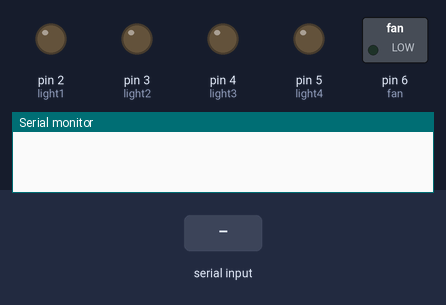
Simulated run of this sketch. Board: Arduino Uno, built with avr-gcc and run on an emulated ATmega328P. On the bench: switched loads named in the sketch (green lamp = pin HIGH), output pins drawn as LEDs (lit = HIGH), the last lines printed to the serial monitor. The inputs (shaded band) are chosen by the test bench.

Above: at 1.2 s.
1.3 s: "*1" received over Serial
At 2.4 s:
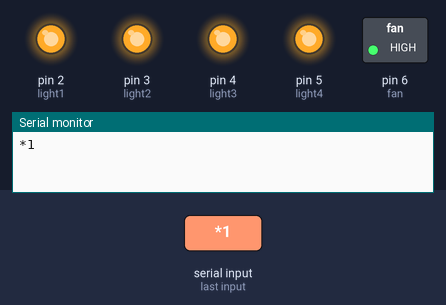
2.8 s: "*8" received over Serial
At 3.5 s:
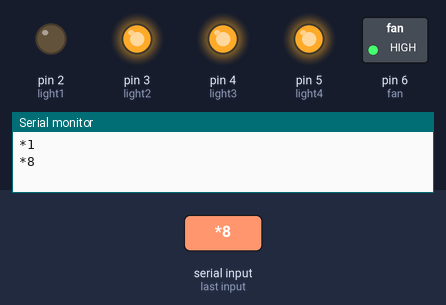
4.3 s: "*2" received over Serial
At 4.6 s:
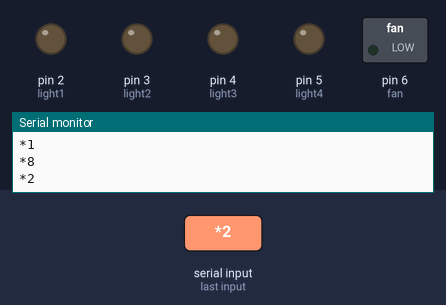
5.8 s: "*3" received over Serial
At 7.0 s:
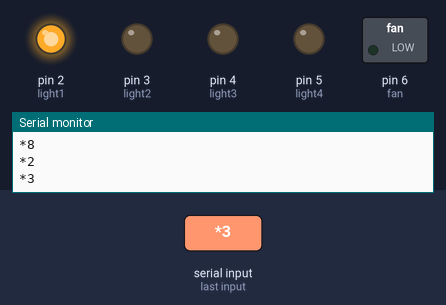
7.3 s: "*4" received over Serial
At 8.1 s:
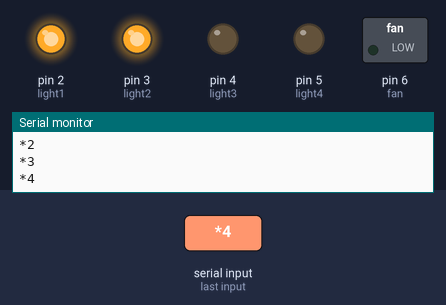
8.8 s: "*5" received over Serial
At 9.3 s:
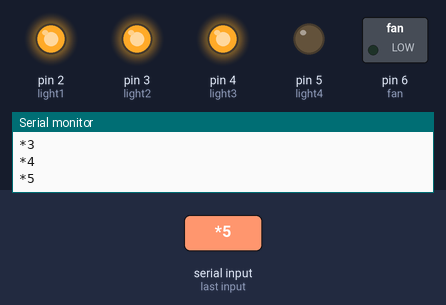
Timing chart, 0 to 11.3 s (numbered marks = the images above; inputs shaded):
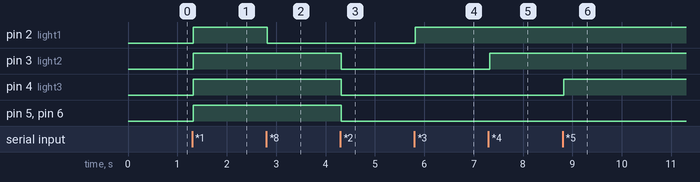

The sketch:

voice_control_load_eee7.ino
```cpp
String voice;

int light1=2;
int light2= 3;
int light3= 4;
int light4= 5;
int fan=6;

void allon() {
digitalWrite(light1, HIGH);

digitalWrite(light2, HIGH);
digitalWrite(light3, HIGH);
digitalWrite(light4, HIGH);
digitalWrite(fan, HIGH);

}

void alloff() {

digitalWrite(light1, LOW);

digitalWrite(light2, LOW);

digitalWrite(light3, LOW);

digitalWrite(light4, LOW);
digitalWrite(fan, LOW);

}

void setup() {

Serial.begin(9600);

pinMode(light1, OUTPUT);

pinMode(light2, OUTPUT);
pinMode(light3, OUTPUT);
pinMode(light4, OUTPUT);
pinMode(fan, OUTPUT);

}

void loop() {

while (Serial.available()){ //Check if there is an available byte to read

delay(10); //Delay added to make thing stable

char c = Serial.read(); //Conduct a serial read

if (c == '#') {break;} //Exit the loop when the # is detected after the word

voice += c; //Shorthand for voice = voice + c

}

if (voice.length() > 0) {

Serial.println(voice);

if(voice == "*1")
{
  allon();
  } //Turn Off All Pins (Call Function)

else if(voice == "*2")
{
  alloff();
  } //Turn On All Pins (Call Function)

//----------Turn On One-By-One----------//

else if(voice == "*3")
{
  digitalWrite(light1, HIGH);
  }

else if(voice == "*4")
{
  digitalWrite(light2, HIGH);
  }
  else if(voice == "*5")
{
  digitalWrite(light3, HIGH);
  }
  else if(voice == "*6")
{
  digitalWrite(light4, HIGH);
  }
else if(voice == "*7")
{
  digitalWrite(fan, HIGH);
  }


//----------Turn Off One-By-One----------//
else if(voice == "*8")
{
  digitalWrite(light1, LOW);}

else if(voice == "*9")
{
  digitalWrite(light2, LOW);
  }
  else if(voice == "*10")
{
  digitalWrite(light3, LOW);
  }
    else if(voice == "*11")
{
  digitalWrite(light4, LOW);
  }
    else if(voice == "*12")
{
  digitalWrite(fan, LOW);
  }

else if(voice == "*13")
{
  digitalWrite(light1, LOW);
  digitalWrite(light2, LOW);
  digitalWrite(light3, LOW);
  digitalWrite(light4, LOW);
  digitalWrite(fan, LOW);

  }
  else if (voice == "*full speed")
  {
      analogWrite(fan, 255);

      }

 else if (voice == "*medium speed")
  {
      analogWrite(fan, 191);

      }
     else if (voice == "*half speed")
      {
        analogWrite(fan, 127);

      }
     else if (voice == "*slow speed")
      {
        analogWrite(fan,64);

      }

voice="";
}} //Reset the variable after initiating
```

Measured:
- after the input at 1.3 s, pin 2 (light1), pin 3 (light2), pin 4 (light3), pin 5 (light4), pin 6 (fan): LOW → HIGH at once
- after the input at 2.8 s, pin 2 (light1): HIGH → LOW at once
- after the input at 4.3 s, pin 3 (light2), pin 4 (light3), pin 5 (light4), pin 6 (fan): HIGH → LOW at once
- after the input at 5.8 s, pin 2 (light1): LOW → HIGH at once
- after the input at 7.3 s, pin 3 (light2): LOW → HIGH at once
- after the input at 8.8 s, pin 4 (light3): LOW → HIGH at once
